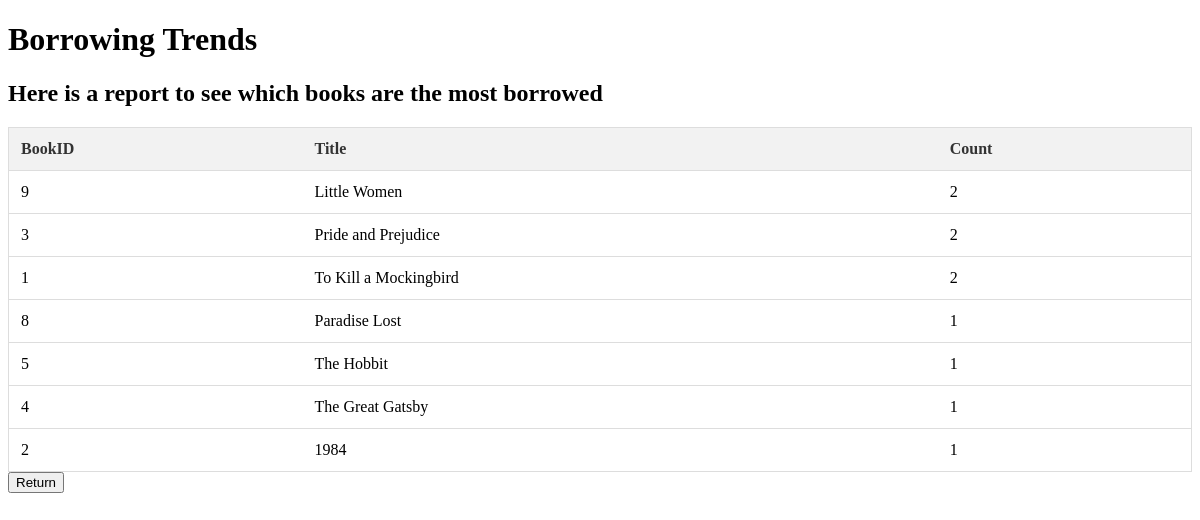
The app's page /borrowTrends with its own data.
### tables this page shows
CREATE TABLE "Transactions" (
	"Transaction_ID"	INTEGER,
	"Book_ID"	INTEGER,
	"Title"	TEXT,
	"User_ID"	INTEGER,
	"Librarian_ID"	INTEGER,
	"Borrowed_Date"	DATE,
	"Returned_Date"	DATE,
	PRIMARY KEY("Transaction_ID"),
	FOREIGN KEY("Title") REFERENCES "Books"("Title")
	FOREIGN KEY("User_ID") REFERENCES "Users"("User_ID"),
	FOREIGN KEY("Librarian_ID") REFERENCES "Librarians"("Librarian_ID"),
	FOREIGN KEY("Book_ID") REFERENCES "Books"("Book_ID")
);

### app.py (the view)
@app.route('/borrowTrends', methods = ['GET'])
def report_book_trend():
    conn = sqlite3.connect(DATABASE)
    cur = conn.cursor()
    cur.execute('SELECT Transactions.Book_ID, Books.Title, COUNT(Transactions.Book_ID) AS Count FROM Transactions INNER JOIN Books ON Books.BookID = Transactions.Book_ID GROUP BY Transactions.Book_ID ORDER BY Count DESC LIMIT 10')
    results = cur.fetchall()
    return render_template('borrowTrends.html', results = results)

### templates/borrowTrends.html (shortened to what this page needs)
<!DOCTYPE html>
<html lang="en">
<head>
</head>
<body>
    <h1>Borrowing Trends</h1>
    <section>
    <h2>Here is a report to see which books are the most borrowed</h2>
    </section>
   <table>
      <tr>
          <th>BookID</th>
          <th>Title</th>
          <th>Count</th>
      </tr>
      {% for book in results %}
      <tr>
          <td>{{ book[0]}}</td>
          <td>{{ book[1]}}</td>
          <td>{{ book[2]}}</td>
      </tr>
      {% endfor %}
  </table>
<form action="/previous">
   <button type="submit">Return</button>
</form>
</body>
</html>

### templates/borrowTrends.html (style rules this page uses)
table { width: 100%; border-collapse: collapse; border: 1px solid #ddd; margin-top: 20px; }
th, td { padding:12px; text-align: left; border-bottom: 1px solid #ddd }
th { background-color: #f2f2f2; color: #333; }

### records on screen
Transactions: Book_ID "8", Title "Paradise Lost", User_ID "1"

### other values on screen
{{ book[0] }} "9" "3" "1" "5" "4" "2"
{{ book[1] }} "Little Women" "Pride and Prejudice" "To Kill a Mockingbird" "The Hobbit" "The Great Gatsby" "1984"
{{ book[2] }} "2" "2" "2" "1" "1" "1"
